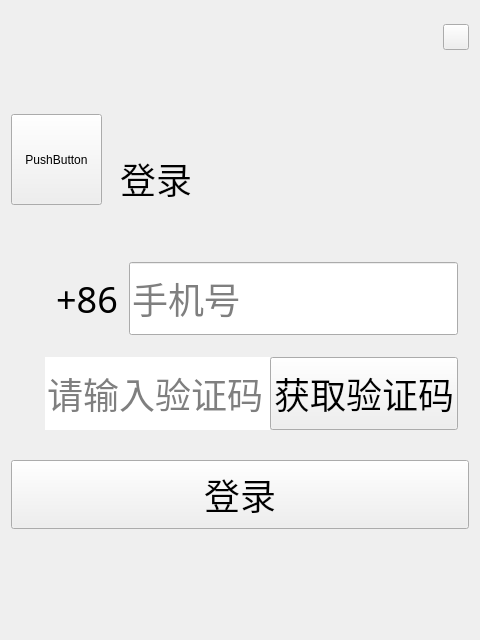
<?xml version="1.0" encoding="UTF-8"?>
<ui version="4.0">
 <class>LoginInterface</class>
 <widget class="QWidget" name="LoginInterface">
  <property name="geometry">
   <rect>
    <x>0</x>
    <y>0</y>
    <width>480</width>
    <height>640</height>
   </rect>
  </property>
  <property name="minimumSize">
   <size>
    <width>480</width>
    <height>640</height>
   </size>
  </property>
  <property name="maximumSize">
   <size>
    <width>480</width>
    <height>640</height>
   </size>
  </property>
  <property name="windowTitle">
   <string>LoginInterface</string>
  </property>
  <layout class="QGridLayout" name="gridLayout_3">
   <item row="0" column="0">
    <layout class="QVBoxLayout" name="verticalLayout_5">
     <property name="spacing">
      <number>0</number>
     </property>
     <property name="topMargin">
      <number>13</number>
     </property>
     <property name="bottomMargin">
      <number>100</number>
     </property>
     <item>
      <layout class="QVBoxLayout" name="verticalLayout_4">
       <property name="topMargin">
        <number>0</number>
       </property>
       <item>
        <layout class="QHBoxLayout" name="horizontalLayout_2">
         <property name="spacing">
          <number>0</number>
         </property>
         <item>
          <spacer name="horizontalSpacer">
           <property name="orientation">
            <enum>Qt::Horizontal</enum>
           </property>
           <property name="sizeHint" stdset="0">
            <size>
             <width>40</width>
             <height>20</height>
            </size>
           </property>
          </spacer>
         </item>
         <item>
          <widget class="QPushButton" name="closeBtn">
           <property name="minimumSize">
            <size>
             <width>26</width>
             <height>26</height>
            </size>
           </property>
           <property name="maximumSize">
            <size>
             <width>26</width>
             <height>26</height>
            </size>
           </property>
           <property name="text">
            <string/>
           </property>
          </widget>
         </item>
        </layout>
       </item>
       <item>
        <spacer name="verticalSpacer">
         <property name="orientation">
          <enum>Qt::Vertical</enum>
         </property>
         <property name="sizeHint" stdset="0">
          <size>
           <width>20</width>
           <height>40</height>
          </size>
         </property>
        </spacer>
       </item>
      </layout>
     </item>
     <item>
      <layout class="QVBoxLayout" name="verticalLayout_3">
       <property name="spacing">
        <number>57</number>
       </property>
       <item>
        <layout class="QHBoxLayout" name="horizontalLayout_6">
         <property name="spacing">
          <number>18</number>
         </property>
         <item>
          <widget class="QPushButton" name="pushButton">
           <property name="minimumSize">
            <size>
             <width>91</width>
             <height>91</height>
            </size>
           </property>
           <property name="maximumSize">
            <size>
             <width>91</width>
             <height>91</height>
            </size>
           </property>
           <property name="text">
            <string>PushButton</string>
           </property>
          </widget>
         </item>
         <item>
          <widget class="QLabel" name="label">
           <property name="sizePolicy">
            <sizepolicy hsizetype="Minimum" vsizetype="Minimum">
             <horstretch>0</horstretch>
             <verstretch>0</verstretch>
            </sizepolicy>
           </property>
           <property name="font">
            <font>
             <family>黑体</family>
             <pointsize>27</pointsize>
             <weight>50</weight>
             <bold>false</bold>
            </font>
           </property>
           <property name="text">
            <string>登录</string>
           </property>
           <property name="alignment">
            <set>Qt::AlignBottom|Qt::AlignLeading|Qt::AlignLeft</set>
           </property>
          </widget>
         </item>
        </layout>
       </item>
       <item>
        <layout class="QVBoxLayout" name="verticalLayout_2">
         <property name="spacing">
          <number>30</number>
         </property>
         <item>
          <layout class="QVBoxLayout" name="verticalLayout">
           <property name="spacing">
            <number>22</number>
           </property>
           <item>
            <widget class="QWidget" name="widPhone" native="true">
             <property name="sizePolicy">
              <sizepolicy hsizetype="Minimum" vsizetype="Minimum">
               <horstretch>0</horstretch>
               <verstretch>0</verstretch>
              </sizepolicy>
             </property>
             <property name="minimumSize">
              <size>
               <width>447</width>
               <height>73</height>
              </size>
             </property>
             <property name="maximumSize">
              <size>
               <width>447</width>
               <height>73</height>
              </size>
             </property>
             <layout class="QGridLayout" name="gridLayout">
              <property name="leftMargin">
               <number>0</number>
              </property>
              <property name="topMargin">
               <number>0</number>
              </property>
              <property name="rightMargin">
               <number>0</number>
              </property>
              <property name="bottomMargin">
               <number>0</number>
              </property>
              <property name="spacing">
               <number>0</number>
              </property>
              <item row="0" column="0">
               <layout class="QHBoxLayout" name="horizontalLayout_3">
                <property name="spacing">
                 <number>0</number>
                </property>
                <item>
                 <layout class="QHBoxLayout" name="horizontalLayout">
                  <item>
                   <widget class="QLabel" name="phoneLbl">
                    <property name="minimumSize">
                     <size>
                      <width>28</width>
                      <height>32</height>
                     </size>
                    </property>
                    <property name="maximumSize">
                     <size>
                      <width>28</width>
                      <height>32</height>
                     </size>
                    </property>
                    <property name="font">
                     <font>
                      <family>黑体</family>
                      <pointsize>27</pointsize>
                      <weight>50</weight>
                      <bold>false</bold>
                     </font>
                    </property>
                    <property name="text">
                     <string/>
                    </property>
                    <property name="alignment">
                     <set>Qt::AlignCenter</set>
                    </property>
                   </widget>
                  </item>
                  <item>
                   <widget class="QLabel" name="lbl86">
                    <property name="font">
                     <font>
                      <family>黑体</family>
                      <pointsize>27</pointsize>
                      <weight>50</weight>
                      <bold>false</bold>
                     </font>
                    </property>
                    <property name="text">
                     <string>+86</string>
                    </property>
                    <property name="alignment">
                     <set>Qt::AlignCenter</set>
                    </property>
                   </widget>
                  </item>
                 </layout>
                </item>
                <item>
                 <widget class="QLineEdit" name="phoneEdt">
                  <property name="sizePolicy">
                   <sizepolicy hsizetype="Minimum" vsizetype="Minimum">
                    <horstretch>0</horstretch>
                    <verstretch>0</verstretch>
                   </sizepolicy>
                  </property>
                  <property name="minimumSize">
                   <size>
                    <width>0</width>
                    <height>73</height>
                   </size>
                  </property>
                  <property name="maximumSize">
                   <size>
                    <width>16777215</width>
                    <height>16777215</height>
                   </size>
                  </property>
                  <property name="font">
                   <font>
                    <family>黑体</family>
                    <pointsize>27</pointsize>
                    <weight>50</weight>
                    <bold>false</bold>
                   </font>
                  </property>
                  <property name="text">
                   <string/>
                  </property>
                  <property name="placeholderText">
                   <string>手机号</string>
                  </property>
                 </widget>
                </item>
               </layout>
              </item>
             </layout>
            </widget>
           </item>
           <item>
            <widget class="QWidget" name="widVerify" native="true">
             <property name="sizePolicy">
              <sizepolicy hsizetype="Minimum" vsizetype="Minimum">
               <horstretch>0</horstretch>
               <verstretch>0</verstretch>
              </sizepolicy>
             </property>
             <property name="minimumSize">
              <size>
               <width>447</width>
               <height>73</height>
              </size>
             </property>
             <property name="maximumSize">
              <size>
               <width>447</width>
               <height>73</height>
              </size>
             </property>
             <layout class="QGridLayout" name="gridLayout_2">
              <property name="leftMargin">
               <number>0</number>
              </property>
              <property name="topMargin">
               <number>0</number>
              </property>
              <property name="rightMargin">
               <number>0</number>
              </property>
              <property name="bottomMargin">
               <number>0</number>
              </property>
              <item row="0" column="0">
               <layout class="QHBoxLayout" name="horizontalLayout_5">
                <property name="spacing">
                 <number>0</number>
                </property>
                <item>
                 <layout class="QHBoxLayout" name="horizontalLayout_4">
                  <property name="spacing">
                   <number>6</number>
                  </property>
                  <item>
                   <widget class="QLabel" name="verifyLbl">
                    <property name="minimumSize">
                     <size>
                      <width>28</width>
                      <height>32</height>
                     </size>
                    </property>
                    <property name="maximumSize">
                     <size>
                      <width>28</width>
                      <height>32</height>
                     </size>
                    </property>
                    <property name="font">
                     <font>
                      <family>黑体</family>
                      <weight>50</weight>
                      <bold>false</bold>
                     </font>
                    </property>
                    <property name="text">
                     <string/>
                    </property>
                   </widget>
                  </item>
                  <item>
                   <widget class="QLineEdit" name="verifyEdt">
                    <property name="sizePolicy">
                     <sizepolicy hsizetype="Minimum" vsizetype="Minimum">
                      <horstretch>0</horstretch>
                      <verstretch>0</verstretch>
                     </sizepolicy>
                    </property>
                    <property name="minimumSize">
                     <size>
                      <width>0</width>
                      <height>73</height>
                     </size>
                    </property>
                    <property name="maximumSize">
                     <size>
                      <width>16777215</width>
                      <height>73</height>
                     </size>
                    </property>
                    <property name="font">
                     <font>
                      <family>黑体</family>
                      <pointsize>27</pointsize>
                      <weight>50</weight>
                      <bold>false</bold>
                     </font>
                    </property>
                    <property name="frame">
                     <bool>false</bool>
                    </property>
                    <property name="placeholderText">
                     <string>请输入验证码</string>
                    </property>
                   </widget>
                  </item>
                 </layout>
                </item>
                <item>
                 <widget class="QPushButton" name="verifyBtn">
                  <property name="minimumSize">
                   <size>
                    <width>0</width>
                    <height>73</height>
                   </size>
                  </property>
                  <property name="maximumSize">
                   <size>
                    <width>16777215</width>
                    <height>73</height>
                   </size>
                  </property>
                  <property name="font">
                   <font>
                    <family>黑体</family>
                    <pointsize>27</pointsize>
                    <weight>50</weight>
                    <bold>false</bold>
                   </font>
                  </property>
                  <property name="text">
                   <string>获取验证码</string>
                  </property>
                 </widget>
                </item>
               </layout>
              </item>
             </layout>
             <zorder></zorder>
            </widget>
           </item>
          </layout>
         </item>
         <item>
          <widget class="QPushButton" name="loginBtn">
           <property name="sizePolicy">
            <sizepolicy hsizetype="Minimum" vsizetype="Minimum">
             <horstretch>0</horstretch>
             <verstretch>0</verstretch>
            </sizepolicy>
           </property>
           <property name="minimumSize">
            <size>
             <width>447</width>
             <height>69</height>
            </size>
           </property>
           <property name="font">
            <font>
             <family>黑体</family>
             <pointsize>27</pointsize>
             <weight>50</weight>
             <bold>false</bold>
            </font>
           </property>
           <property name="text">
            <string>登录</string>
           </property>
          </widget>
         </item>
        </layout>
       </item>
      </layout>
     </item>
    </layout>
   </item>
  </layout>
 </widget>
 <layoutdefault spacing="6" margin="11"/>
 <tabstops>
  <tabstop>phoneEdt</tabstop>
  <tabstop>verifyBtn</tabstop>
  <tabstop>loginBtn</tabstop>
  <tabstop>closeBtn</tabstop>
  <tabstop>pushButton</tabstop>
 </tabstops>
 <resources/>
 <connections/>
</ui>
